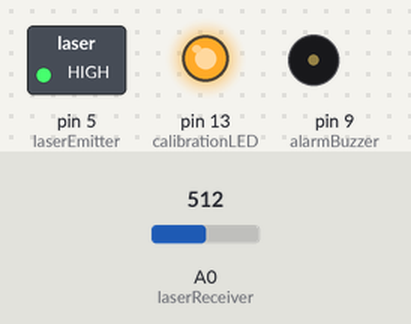
A sketch run on a simulated Arduino Uno, built with avr-gcc and run on an emulated ATmega328P. On the bench: switched loads named in the sketch (green lamp = pin HIGH), output pins drawn as LEDs (lit = HIGH), buzzer (waves = sounding). The inputs (shaded band) are chosen by the test bench; at power-on: A0 (laserReceiver) = 512. What the sketch prints to the serial monitor is not drawn.

Above: at 0.1 s.
At 5.1 s:
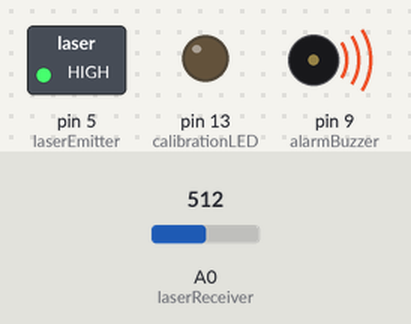
Timing chart, 0 to 6.6 s (numbered marks = the images above):
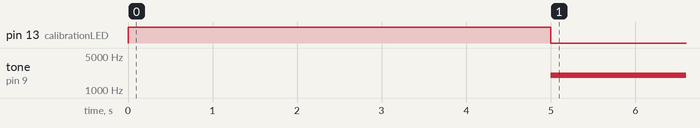

The sketch:

Staircase__laser__Sensor.ino
```cpp
const int calibrationLED = 13;              //LED to turn on for calibration purposes
const int laserEmitter = 5;                 //"Laser" pin
const int alarmBuzzer = 9;                  //Piezzo buzzer pin

const int laserReceiver = A0;               //"Laser" receiving photo resistor
int sensorValue;                            //Blank variable for use later
int sensorLow = 1023;                       //For setting low point input for photo resistor
int sensorHigh = 0;                         //For setting high point input for photo resistor

void setup() {
  Serial.begin(115200);                           //Turn on serial communications for debugging

  pinMode(laserEmitter, OUTPUT);                  //Set "laser" pin to output
  pinMode(calibrationLED, OUTPUT);                //Set calibration pin to output
  pinMode(alarmBuzzer, OUTPUT);                   //Set piezzo buzzer pin to output

  digitalWrite(calibrationLED, HIGH);             //Turn on the calibration LED to indicate calibration period has begun

  while(millis() < 5000) {                        //Begin while loop to last the duration of 5 seconds since Arduino ON
    sensorValue = analogRead(laserReceiver);      //Read value from the "laser" receiver and assign it to sensorValue

    digitalWrite(laserEmitter, HIGH);             //Turn on "laser" for a high value reading
    delay(1000);
    digitalWrite(laserEmitter, LOW);              //Turn off "laser" for a low value reading

    if (sensorValue > sensorHigh) {               //Takes the highest sensor value read and assigns it to sensorHigh
      sensorHigh = sensorValue;
    }
    if (sensorValue < sensorLow) {                //Takes the lowest sensor value read and assigns it to sensorLow
      sensorLow = sensorValue;
    }

    //Debugging prints
    //Serial.print("L: ");
    //Serial.print(sensorLow);
    //Serial.print("  H: ");
    //Serial.println(sensorHigh);

  }

  digitalWrite(calibrationLED, LOW);              //Turn off the calibration LED to indicate end of calibration period

}

void loop() {
  digitalWrite(laserEmitter, HIGH);                       //Turn on the "laser" for some shenanigans
  sensorValue = analogRead(laserReceiver);                //Assign reading from photo resistor to sensorValue

  Serial.print("Sensor value: ");
  Serial.print(sensorValue);
  Serial.print("  L: ");
  Serial.print(sensorLow);
  Serial.print("  H: ");
  Serial.println(sensorHigh);

  int detectionValue =                                    //Map the values from sensorLow & sensorHigh to values between 1 and 100
    map(sensorValue, sensorLow, sensorHigh, 0, 100);      //then take the current reading of sensorValue and assign it a mapped
  Serial.print("Mapped sensor value: ");                  //value between 1 and 100 and then assign that value to detectionValue
  Serial.println(detectionValue);

  if (detectionValue < 100) {                             //If the detection value drops below the maximum light threshold of 100
    tone(alarmBuzzer, 2000);                              //then sound the piezzo buzzer at a frequency of 2khz aka FU-KYOO
  }
  if (detectionValue == 100) {                            //If the detection value is at the maximum light threshold of 100
    noTone(alarmBuzzer);                                  //then turn off the piezzo buzzer at its assigned pin
  }

}
```

Measured:
- by itself, tone on pin 9 (alarmBuzzer): silent → 2000 Hz at 5.0 s
